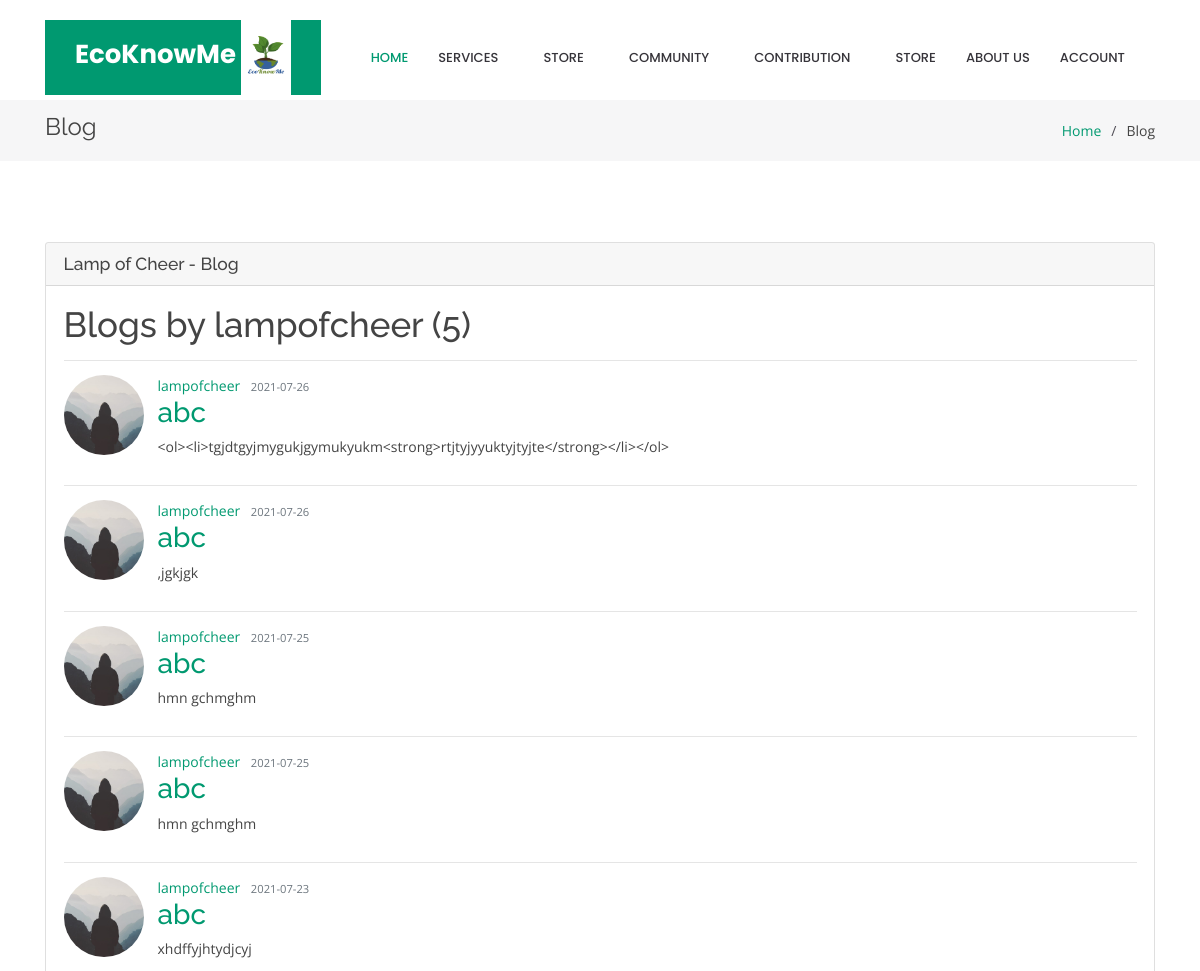
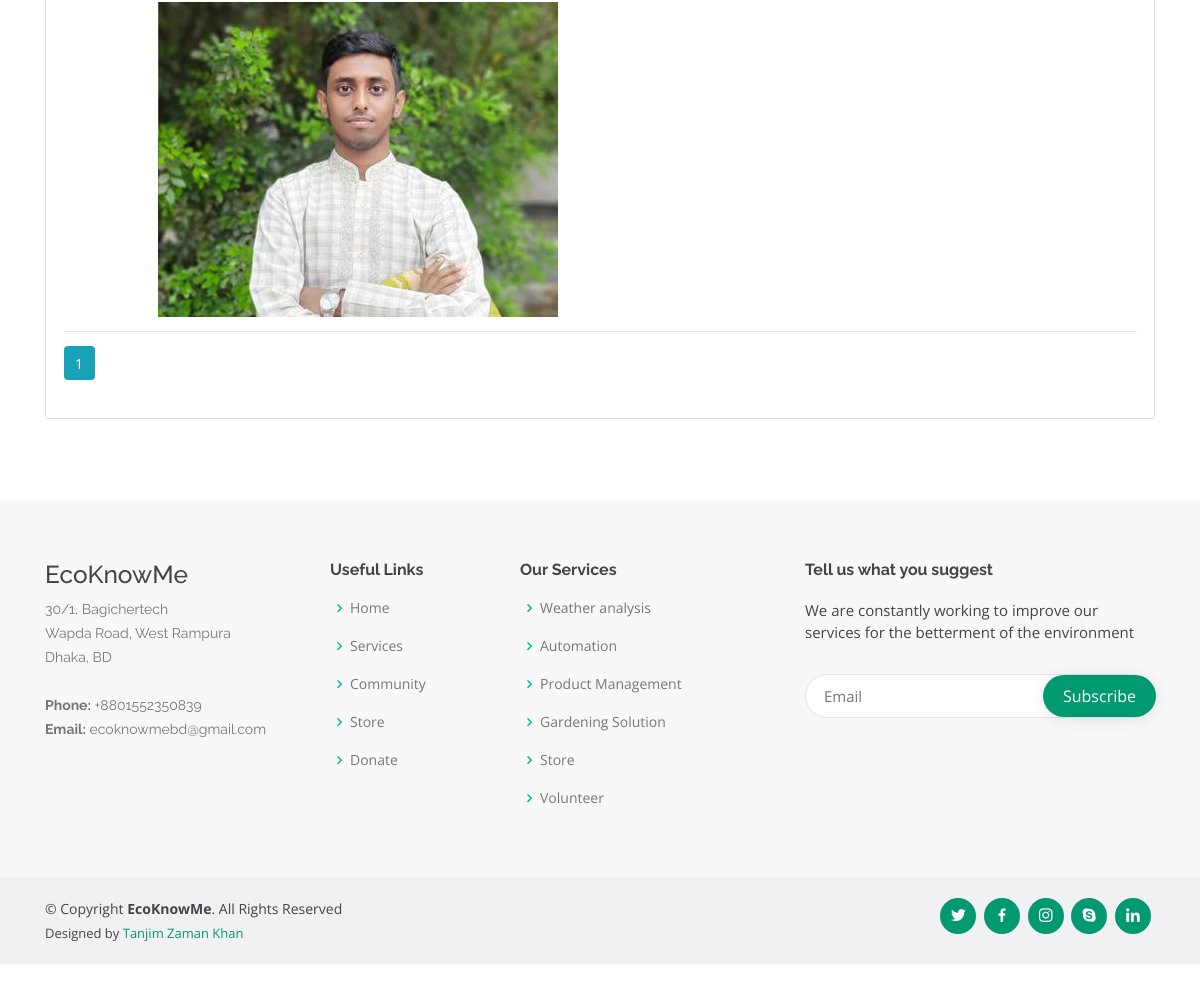
The app's page /user/lampofcheer/blog (signed in) with its own data (2 pictures, top to bottom).
### flaskblog/models.py (models this page shows, shortened)
class User(db.Model, UserMixin):
    id = db.Column(db.Integer, primary_key=True)
    username = db.Column(db.String(20), unique=True, nullable=False)
    email = db.Column(db.String(120), unique=True, nullable=False)
    birth_date = db.Column(db.DateTime, nullable=False)
    image_file = db.Column(db.String(20), nullable=False, default='default.jpg')
    password = db.Column(db.String(60), nullable=False)
    type = db.Column(db.String(5), nullable=False, default='user')
    posts = db.relationship('Post', backref='author', lazy=True)
    blogs = db.relationship('Blog', backref='author7', lazy=True)
    order = db.relationship('CustomerOrder', backref='author6', lazy=True)
    comnt = db.relationship('Comment', backref='author1', lazy=True)
    comnt1 = db.relationship('Comment1', backref='author8', lazy=True)
    product = db.relationship('Product', backref='author5', lazy=True)
    reactor = db.relationship('React', backref='author3', lazy=True)
    reactor1 = db.relationship('React1', backref='author9', lazy=True)
    status = db.Column(db.String(5), nullable=False, default='pending')

class Blog(db.Model, UserMixin):
    id = db.Column(db.Integer, primary_key=True)
    title = db.Column(db.String(100), nullable=False)
    date_posted = db.Column(db.DateTime, nullable=False, default=datetime.utcnow)
    content = db.Column(db.Text, nullable=False)
    post_file = db.Column(db.String(20))
    user_id = db.Column(db.Integer, db.ForeignKey('user.id'), nullable=False)
    comntt = db.relationship('Comment1', backref='author10', lazy=True)
    post_react = db.relationship('React1', backref='author4', lazy=True)
    status = db.Column(db.String(5), nullable=False, default='approve')

### flaskblog/users/routes.py (the view)
@users.route("/user/<string:username>/blog")
@login_required
def user_blogs(username):
    if current_user.username == 'lampofcheer':
        a = 1
    elif current_user.status != 'approve':
        return "<h2>Please wait for account approve. it may take upto 12 hours.</h2>"
    page = request.args.get('page', 1, type=int)
    user = User.query.filter_by(username=username).first_or_404()
    posts = Blog.query.filter_by(author7=user)\
        .order_by(Blog.date_posted.desc())\
        .paginate(page=page, per_page=5)
    return render_template('user_blogs.html', posts=posts, user=user,title='Blog')

### flaskblog/models.py (called while the page is built)
@login_manager.user_loader
def load_user(user_id):
    return User.query.get(int(user_id))

### flaskblog/templates/user_blogs.html
{% extends "layout.html" %}
{% block content %}
      <div class="card my-4">
          <h5 class="card-header">Lamp of Cheer - Blog</h5>
          <div class="card-body">
    <h1 class="mb-3">Blogs by {{ user.username }} ({{ posts.total }})</h1>
    {% for post in posts.items %}
    <hr>
        <article class="media content-section">
          <img class="d-flex mr-3 rounded-circle" width="80" height="80" src="{{ url_for('static', filename='profile_pics/' + post.author7.image_file) }}">
          <div class="media-body">
            <div class="article-metadata">
              <a class="mr-2" href="{{ url_for('users.user_blogs', username=post.author7.username) }}">{{ post.author7.username }}</a>
              <small class="text-muted">{{ post.date_posted.strftime('%Y-%m-%d') }}</small>
            </div>
            <h2><a class="article-title" href="{{ url_for('posts.blog', blog_id=post.id) }}">{{ post.title }}</a></h2>
            <p class="article-content">{{ post.content }}</p>
             {% if post.post_file %}
            <img class="article-img" src="{{ url_for('static', filename='post_pics/' + post.post_file) }}">
            {% endif %}
          </div>
        </article>
    {% endfor %}
    <hr>
    {% for page_num in posts.iter_pages(left_edge=1, right_edge=1, left_current=1, right_current=2) %}
      {% if page_num %}
        {% if posts.page == page_num %}
          <a class="btn btn-info mb-4" href="{{ url_for('users.user_blogs', username=user.username, page=page_num) }}">{{ page_num }}</a>
        {% else %}
          <a class="btn btn-outline-info mb-4" href="{{ url_for('users.user_blogs', username=user.username, page=page_num) }}">{{ page_num }}</a>
        {% endif %}
      {% else %}
        ...
      {% endif %}
    {% endfor %}
  </div></div>
{% endblock content %}

### flaskblog/templates/layout.html (shortened to what this page needs)
<!DOCTYPE html>
<html lang="en">
<head>
  <link rel="stylesheet" href="https://cdnjs.cloudflare.com/ajax/libs/font-awesome/4.7.0/css/font-awesome.min.css">
  <link rel="stylesheet" href="{{ url_for('static', filename='style.css') }}">
  <link href="{{ url_for('static', filename='assets/vendor/bootstrap/css/bootstrap.min.css') }}" rel="stylesheet">
  <link href="{{ url_for('static', filename='assets/vendor/icofont/icofont.min.css') }}" rel="stylesheet">
  <link href="{{ url_for('static', filename='assets/vendor/boxicons/css/boxicons.min.css') }}" rel="stylesheet">
  <link href="{{ url_for('static', filename='assets/vendor/remixicon/remixicon.css') }}" rel="stylesheet">
  <link href="{{ url_for('static', filename='assets/vendor/venobox/venobox.css') }}" rel="stylesheet">
  <link href="{{ url_for('static', filename='assets/vendor/owl.carousel/assets/owl.carousel.min.css') }}" rel="stylesheet">
  <link href="{{ url_for('static', filename='assets/vendor/aos/aos.css') }}" rel="stylesheet">
  <link href="{{ url_for('static', filename='assets/css/style.css') }}" rel="stylesheet">
</head>
<body>
  <header id="header" class="fixed-top d-flex align-items-center">
    <div class="container">
      <div class="header-container d-flex align-items-center">
        <div class="logo mr-auto">
          <h1 class="text-light"><a href="{{ url_for('main.index') }}"><span>EcoKnowMe</span></a>
           <a href="{{ url_for('main.index') }}" style="background-color: white; padding-top: 50px; padding-bottom: 30px;" ><img src="{{ url_for('static', filename='assets/img/favicon.png') }}" width="50px" height="45px" alt="" class="img-fluid"></a></h1>
        </div>
        <nav class="nav-menu d-none d-lg-block">
          <ul>
            <li class="active"><a href="{{ url_for('main.index') }}">Home</a></li>
            <li class="drop-down"><a href="">Services</a>
            </li>
            <li class="drop-down"><a href="#">Store</a>
            </li>
            <li class="drop-down"><a href="{{ url_for('main.home') }}">Community</a>
            </li>
            <li class="drop-down"><a href="#">Contribution</a>
            </li>
            <li><a href="">Store</a></li>
            <li><a href="{{ url_for('main.about') }}">About Us</a></li>
            <li class="drop-down"><a href="#">Account</a>
          </li>
          </ul>
        </nav>
      </div>
    </div>
  </header>
  <main id="main">
    <section class="breadcrumbs">
      <div class="container">
        <div class="d-flex justify-content-between align-items-center">
          <h2>{{ title }}</h2>
          <ol>
            <li><a href="{{ url_for('main.index') }}">Home</a></li>
            <li>{{ title }}</li>
          </ol>
        </div>
      </div>
    </section>
    <section class="inner-page">
      <div class="container">
          {% block content %}{% endblock %}
      </div>
    </section>
  </main>
  <footer id="footer">
    <div class="footer-top">
      <div class="container">
        <div class="row">
          <div class="col-lg-3 col-md-6 footer-contact">
            <h3>EcoKnowMe</h3>
            <p>
              30/1, Bagichertech<br>
              Wapda Road, West Rampura<br>
              Dhaka, BD<br><br>
              <strong>Phone:</strong> +8801552350839<br>
              <strong>Email:</strong> ecoknowmebd@gmail.com<br>
            </p>
          </div>
          <div class="col-lg-2 col-md-6 footer-links">
            <h4>Useful Links</h4>
            <ul>
              <li><i class="bx bx-chevron-right"></i> <a href="{{ url_for('main.index') }}">Home</a></li>
              <li><i class="bx bx-chevron-right"></i> <a href="#service">Services</a></li>
              <li><i class="bx bx-chevron-right"></i> <a href="{{ url_for('main.home') }}">Community</a></li>
              <li><i class="bx bx-chevron-right"></i> <a href="{{ url_for('main.index') }}">Store</a></li>
              <li><i class="bx bx-chevron-right"></i> <a href="{{ url_for('main.index') }}">Donate</a></li>
            </ul>
          </div>
          <div class="col-lg-3 col-md-6 footer-links">
            <h4>Our Services</h4>
            <ul>
              <li><i class="bx bx-chevron-right"></i> <a href="{{ url_for('main.index') }}">Weather analysis</a></li>
              <li><i class="bx bx-chevron-right"></i> <a href="#">Automation</a></li>
              <li><i class="bx bx-chevron-right"></i> <a href="#">Product Management</a></li>
              <li><i class="bx bx-chevron-right"></i> <a href="{{ url_for('main.home') }}">Gardening Solution</a></li>
              <li><i class="bx bx-chevron-right"></i> <a href="#">Store</a></li>
              <li><i class="bx bx-chevron-right"></i> <a href="#">Volunteer</a></li>
            </ul>
          </div>
          <div class="col-lg-4 col-md-6 footer-newsletter">
            <h4>Tell us what you suggest</h4>
            <p>We are constantly working to improve our services for the betterment of the environment</p>
            <form action="" method="post">
              <input type="email" placeholder="Email" name="email"><input type="submit" value="Subscribe">
            </form>
          </div>
        </div>
      </div>
    </div>
    <div class="container d-md-flex py-4">
      <div class="mr-md-auto text-center text-md-left">
        <div class="copyright">
          &copy; Copyright <strong><span>EcoKnowMe</span></strong>. All Rights Reserved
        </div>
        <div class="credits">
          Designed by <a href="#t">Tanjim Zaman Khan</a>
        </div>
      </div>
      <div class="social-links text-center text-md-right pt-3 pt-md-0">
        <a href="#" class="twitter"><i class="bx bxl-twitter"></i></a>
        <a href="#" class="facebook"><i class="bx bxl-facebook"></i></a>
        <a href="#" class="instagram"><i class="bx bxl-instagram"></i></a>
        <a href="#" class="google-plus"><i class="bx bxl-skype"></i></a>
        <a href="#" class="linkedin"><i class="bx bxl-linkedin"></i></a>
      </div>
    </div>
  </footer>
</body>
</html>

### flaskblog/static/style.css (style rules this page uses)
article, aside, details, figcaption, figure, footer, header, hgroup, nav, section, summary { display: block; }
html { background: #fff; color: #000; -webkit-text-size-adjust: 100%; -ms-text-size-adjust: 100%; }
html, button, input, select, textarea { font-family: sans-serif; }
body { margin: 0; }
a { background: transparent; }
h1 { font-size: 2em; margin: 0.67em 0; }
h2 { font-size: 1.5em; margin: 0.83em 0; }
h3 { font-size: 1.17em; margin: 1em 0; }
h4 { font-size: 1em; margin: 1.33em 0; }
h5 { font-size: 0.83em; margin: 1.67em 0; }
b, strong { font-weight: bold; }
small { font-size: 80%; }
img { border: 0; }
button, input, select, textarea { font-family: inherit; font-size: 100%; margin: 0; vertical-align: baseline; }
button, input { line-height: normal; }
button, html input[type="button"], input[type="reset"], input[type="submit"] { -webkit-appearance: button; cursor: pointer; }
*, *:before, *:after { box-sizing: border-box; }
html { font-size: 14px; }
body { color: #bfc1c8; font-family: "Roboto", "Open Sans", sans-serif; font-size: 14px; font-weight: 300; line-height: 1.5; background: #1e202b; }
h1, h2, h3, h4, h5, h6 { font-weight: 700; margin: 0 0 20px; line-height: normal; }
hr { border: none; border-bottom: 1px solid #777; }
ul, ol { margin: 0; padding-left: 0; }
a { text-decoration: none; color: #009ad8; }
p { margin-top: 0; }
form input, form textarea, form select { outline: none; border: none; padding: 10px; border-radius: 30px; }
.button, form input[type="submit"], form button, form input[type="reset"] { border: none; background: #009ad8; padding: 10px 20px; border-radius: 30px; color: white; }
.container { margin-right: auto; margin-left: auto; padding-left: 15px; padding-right: 15px; *zoom: 1; }
.container:after { content: " "; clear: both; display: block; overflow: hidden; height: 0; }
@media (min-width: 768px) { .container { width: 750px; } }
@media (min-width: 992px) { .container { width: 970px; } }
@media (min-width: 1200px) { .container { width: 1170px; } }
.row { margin-left: -15px; margin-right: -15px; *zoom: 1; }
.row:after { content: " "; clear: both; display: block; overflow: hidden; height: 0; }
.col-xs-1, .col-sm-1, .col-md-1, .col-lg-1, .col-xs-2, .col-sm-2, .col-md-2, .col-lg-2, .col-xs-3, .col-sm-3, .col-md-3, .col-lg-3, .col-xs-4, .col-sm-4, .col-md-4, .col-lg-4, .col-xs-5, .col-sm-5, .col-md-5, .col-lg-5, .col-xs-6, .col-sm-6, .col-md-6, .col-lg-6, .col-xs-7, .col-sm-7, .col-md-7, .col-lg-7, .col-xs-8, .col-sm-8, .col-md-8, .col-lg-8, .col-xs-9, .col-sm-9, .col-md-9, .col-lg-9, .col-xs-10, .col-sm-10, .col-md-10, .col-lg-10, .col-xs-11, .col-sm-11, .col-md-11, .col-lg-11, .col-xs-12, .col-sm-12, .col-md-12, .col-lg-12 { position: relative; min-height: 1px; padding-left: 15px; padding-right: 15px; }
@media (min-width: 992px) { .col-md-1, .col-md-2, .col-md-3, .col-md-4, .col-md-5, .col-md-6, .col-md-7, .col-md-8, .col-md-9, .col-md-10, .col-md-11, .col-md-12 { float: left; } }
@media (min-width: 992px) { .col-md-6 { width: 50%; } }
@media (min-width: 1200px) { .col-lg-1, .col-lg-2, .col-lg-3, .col-lg-4, .col-lg-5, .col-lg-6, .col-lg-7, .col-lg-8, .col-lg-9, .col-lg-10, .col-lg-11, .col-lg-12 { float: left; } }
@media (min-width: 1200px) { .col-lg-2 { width: 16.6666666667%; } }
@media (min-width: 1200px) { .col-lg-3 { width: 25%; } }
@media (min-width: 1200px) { .col-lg-4 { width: 33.3333333333%; } }

### flaskblog/templates/layout.html (style rules this page uses)
body { margin:0;height:2000px; }
.facebook { background: #3B5998; color: white; }
.twitter { background: #55ACEE; color: white; }
.linkedin { background: #007bb5; color: white; }

### records on screen
User: username "lampofcheer"
Blog: image_file (placeholder picture), author7.username "lampofcheer", date_posted "2021-07-26", title "abc", content "<ol><li>tgjdtgyjmygukjgymukyukm<strong>rtjtyjyyuktyjtyjte</strong></li></ol>"
Blog: image_file (placeholder picture), author7.username "lampofcheer", date_posted "2021-07-26", title "abc", content ",jgkjgk"
Blog: image_file (placeholder picture), author7.username "lampofcheer", date_posted "2021-07-25", title "abc", content "hmn gchmghm"
Blog: image_file (placeholder picture), author7.username "lampofcheer", date_posted "2021-07-25", title "abc", content "hmn gchmghm"
Blog: image_file (placeholder picture), author7.username "lampofcheer", date_posted "2021-07-23", title "abc", content "xhdffyjhtydjcyj", post_file (picture)

### other values on screen
{{ title }} "Blog"
{{ posts.total }} "5"
{{ page_num }} "1"
